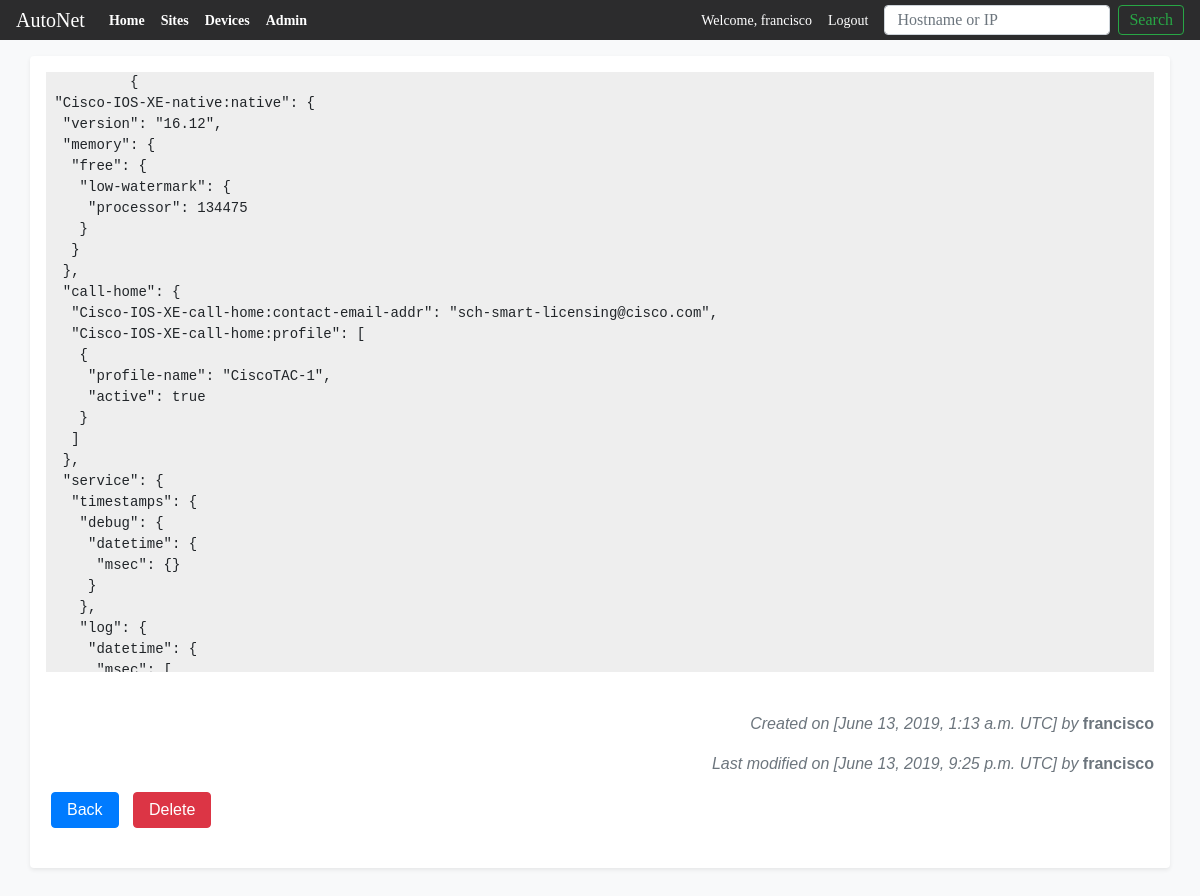
/devices/config/45 (signed in), run on an earlier commit of the app's database.
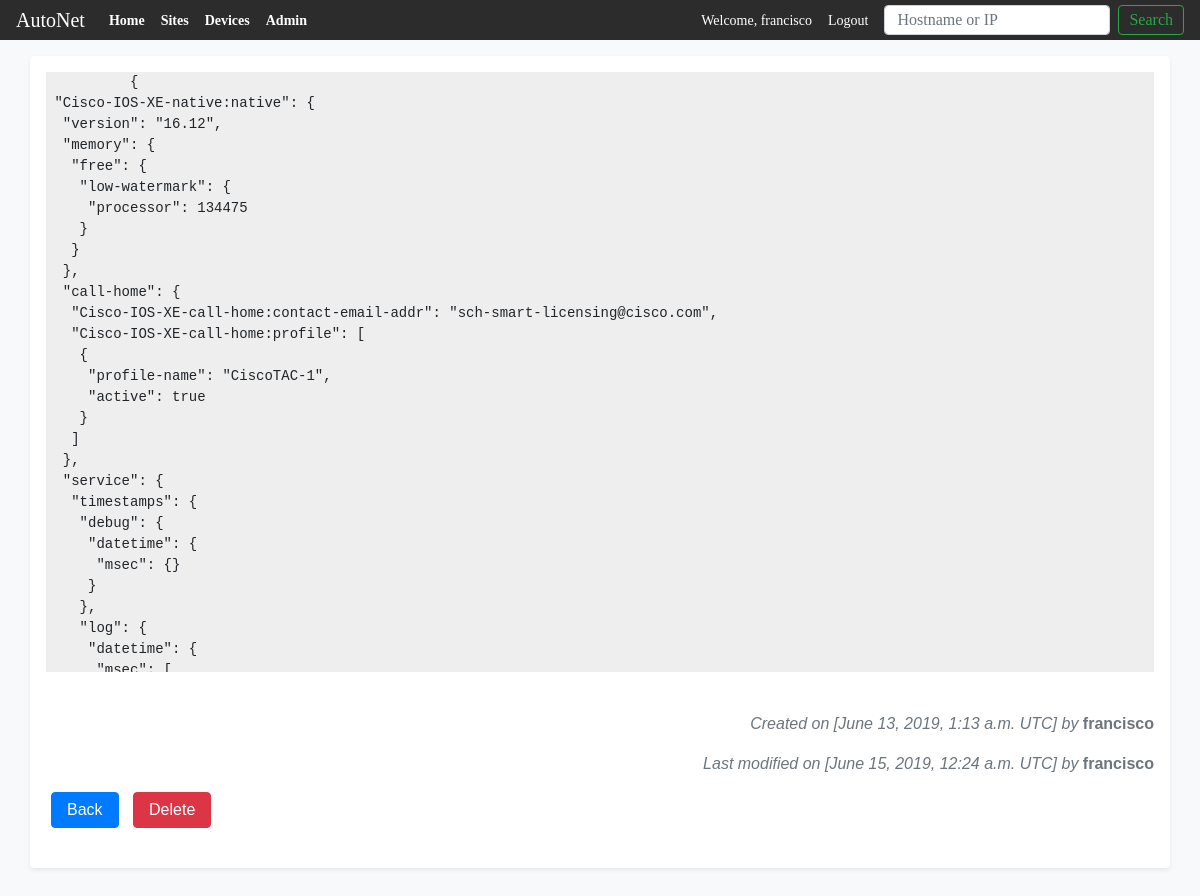
And on a later commit of the database.
### main_app/models.py (models this page shows, shortened)
class DeviceDetail (models.Model):
    device_config = models.TextField(null=True)
    device_script = models.TextField(null=True)
    created_by = models.ForeignKey(settings.AUTH_USER_MODEL, related_name='createdby',
                                        on_delete=models.PROTECT, null=True)
    modified_by = models.ForeignKey(settings.AUTH_USER_MODEL, related_name='modifiedby',
                                        on_delete=models.PROTECT, null=True)
    config_created = models.DateTimeField(auto_now_add=True)
    last_modify = models.DateTimeField(blank=True, null=True) #null=True
    device_id = models.OneToOneField(Devices, on_delete=models.CASCADE,
                                    related_name = 'config', primary_key=True)

### main_app/views.py (the view)
# urls.py: path('devices/config/<int:pk>', views.DeviceConfigDetailView.as_view(), name='deviceconfig'),
class DeviceConfigDetailView(LoginRequiredMixin, DetailView):
    context_object_name = 'deviceconfig'
    model = models.DeviceDetail
    template_name = 'main_app/deviceconfig_view.html'

### main_app/templates/main_app/deviceconfig_view.html (shortened to what this page needs)
{% extends 'main_app/main_app_base.html' %}
{%block content %}
  <div class="container shadow-sm p-3 mb-5 bg-white rounded">
    <div id="config-container" >
        <pre id="code-lines" class="prettyprint linenums Desert" style="overflow:scroll; height:600px;">
          {{deviceconfig.device_config}}
        </pre>
    </div>
    <br>
    <div >
      <p class="text-right  text-muted"><em>Created on [{{deviceconfig.config_created}} UTC] by </em><strong>{{deviceconfig.created_by.username}}</strong></p>
      {%if deviceconfig.last_modify%}
      <p class="text-right  text-muted"><em>Last modified on [{{deviceconfig.last_modify}} UTC] by </em><strong>{{deviceconfig.modified_by.username}}</strong></p>
      {%endif%}
    </div>
    <div>
      <a href="{% url 'main_app:devicedetail' pk=deviceconfig.pk%}"><button class="btn_class" id="btn-back" type="button">Back</button></a>
      <a href="{% url 'main_app:deleteconfig' pk=deviceconfig.pk%}"><button class="btn_class" id="btn-delete" type="submit">Delete</button></a>
    </div>
    <br>
  </div>
{%endblock content %}

What changed in the data, as far as the page shows it:
changed DeviceDetail "francisco": last_modify "June 13, 2019, 9:25 p.m." → "June 15, 2019, 12:24 a.m."
